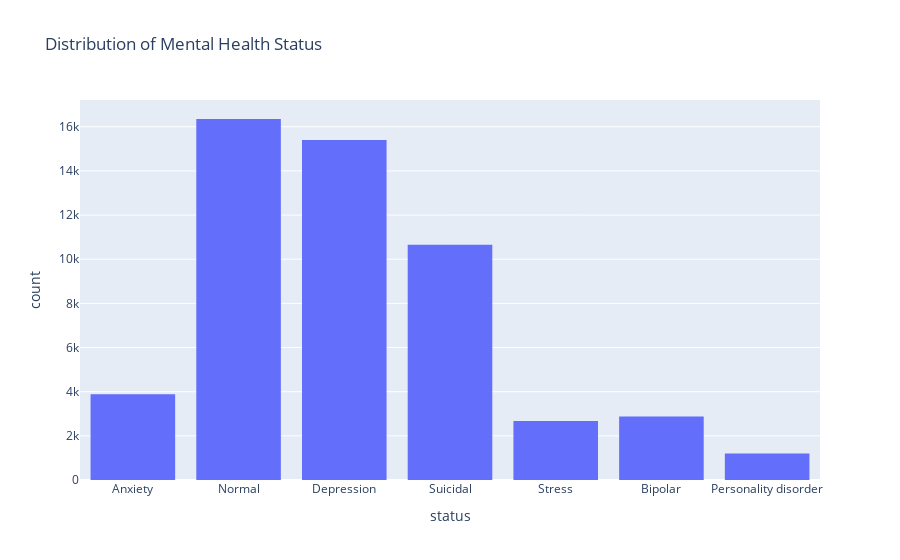

The cell this chart's notebook holds for it:
### Code cell
# Distribution of target labels
fig = px.histogram(df, x='status', title='Distribution of Mental Health Status')
fig.show()

### Figure 1 — Plotly figure (JSON) as saved in the notebook; plotly's stock layout.template omitted (floating-point values rounded to 4 significant figures; data arrays with more than 128 entries replaced by an {"elided": "..."} marker saying what was removed)
{"data": [{"alignmentgroup": "True", "bingroup": "x", "hovertemplate": "status=%{x}<br>count=%{y}<extra></extra>", "legendgroup": "", "marker": {"color": "#636efa", "pattern": {"shape": ""}}, "name": "", "offsetgroup": "", "orientation": "v", "showlegend": false, "type": "histogram", "x": {"elided": "53043 str values"}, "xaxis": "x", "yaxis": "y"}], "layout": {"barmode": "relative", "legend": {"tracegroupgap": 0}, "title": {"text": "Distribution of Mental Health Status"}, "xaxis": {"anchor": "y", "domain": [0, 1], "title": {"text": "status"}}, "yaxis": {"anchor": "x", "domain": [0, 1], "title": {"text": "count"}}}}
